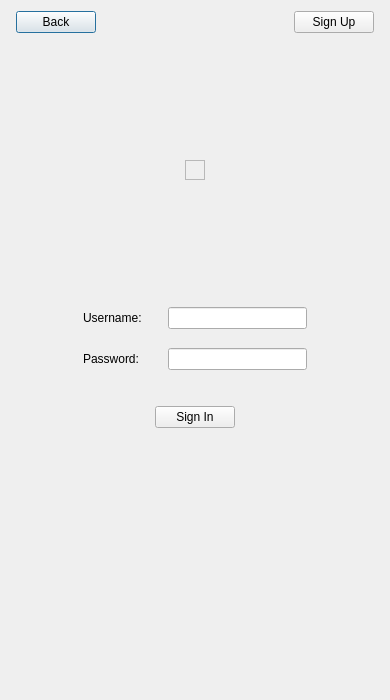
<?xml version="1.0" encoding="UTF-8"?>
<ui version="4.0">
 <class>LoginDialog</class>
 <widget class="QDialog" name="LoginDialog">
  <property name="geometry">
   <rect>
    <x>0</x>
    <y>0</y>
    <width>390</width>
    <height>700</height>
   </rect>
  </property>
  <property name="windowTitle">
   <string>Login</string>
  </property>
  <layout class="QGridLayout" name="gridLayout_3">
   <item row="0" column="0" colspan="5">
    <layout class="QHBoxLayout" name="horizontalLayout">
     <item>
      <spacer name="horizontalSpacer_10">
       <property name="orientation">
        <enum>Qt::Horizontal</enum>
       </property>
       <property name="sizeType">
        <enum>QSizePolicy::Preferred</enum>
       </property>
       <property name="sizeHint" stdset="0">
        <size>
         <width>5</width>
         <height>20</height>
        </size>
       </property>
      </spacer>
     </item>
     <item>
      <widget class="QPushButton" name="BackBtn">
       <property name="text">
        <string>Back</string>
       </property>
      </widget>
     </item>
     <item>
      <spacer name="horizontalSpacer_9">
       <property name="orientation">
        <enum>Qt::Horizontal</enum>
       </property>
       <property name="sizeType">
        <enum>QSizePolicy::Expanding</enum>
       </property>
       <property name="sizeHint" stdset="0">
        <size>
         <width>178</width>
         <height>20</height>
        </size>
       </property>
      </spacer>
     </item>
     <item>
      <widget class="QPushButton" name="SignUpBtn">
       <property name="text">
        <string>Sign Up</string>
       </property>
      </widget>
     </item>
     <item>
      <spacer name="horizontalSpacer_11">
       <property name="orientation">
        <enum>Qt::Horizontal</enum>
       </property>
       <property name="sizeType">
        <enum>QSizePolicy::Preferred</enum>
       </property>
       <property name="sizeHint" stdset="0">
        <size>
         <width>5</width>
         <height>20</height>
        </size>
       </property>
      </spacer>
     </item>
    </layout>
   </item>
   <item row="1" column="0" colspan="5">
    <layout class="QGridLayout" name="gridLayout_2">
     <item row="1" column="1">
      <widget class="QFrame" name="frame">
       <property name="frameShape">
        <enum>QFrame::StyledPanel</enum>
       </property>
       <property name="frameShadow">
        <enum>QFrame::Raised</enum>
       </property>
      </widget>
     </item>
     <item row="2" column="1">
      <spacer name="verticalSpacer_3">
       <property name="orientation">
        <enum>Qt::Vertical</enum>
       </property>
       <property name="sizeHint" stdset="0">
        <size>
         <width>20</width>
         <height>40</height>
        </size>
       </property>
      </spacer>
     </item>
     <item row="0" column="1">
      <spacer name="verticalSpacer_5">
       <property name="orientation">
        <enum>Qt::Vertical</enum>
       </property>
       <property name="sizeHint" stdset="0">
        <size>
         <width>20</width>
         <height>40</height>
        </size>
       </property>
      </spacer>
     </item>
     <item row="1" column="0">
      <spacer name="horizontalSpacer_5">
       <property name="orientation">
        <enum>Qt::Horizontal</enum>
       </property>
       <property name="sizeHint" stdset="0">
        <size>
         <width>40</width>
         <height>20</height>
        </size>
       </property>
      </spacer>
     </item>
     <item row="1" column="2">
      <spacer name="horizontalSpacer_6">
       <property name="orientation">
        <enum>Qt::Horizontal</enum>
       </property>
       <property name="sizeHint" stdset="0">
        <size>
         <width>40</width>
         <height>20</height>
        </size>
       </property>
      </spacer>
     </item>
    </layout>
   </item>
   <item row="2" column="0">
    <spacer name="horizontalSpacer_3">
     <property name="orientation">
      <enum>Qt::Horizontal</enum>
     </property>
     <property name="sizeType">
      <enum>QSizePolicy::Preferred</enum>
     </property>
     <property name="sizeHint" stdset="0">
      <size>
       <width>56</width>
       <height>20</height>
      </size>
     </property>
    </spacer>
   </item>
   <item row="2" column="1" colspan="3">
    <layout class="QGridLayout" name="gridLayout">
     <item row="0" column="0">
      <widget class="QLabel" name="label">
       <property name="text">
        <string>Username:</string>
       </property>
      </widget>
     </item>
     <item row="0" column="1">
      <spacer name="horizontalSpacer_2">
       <property name="orientation">
        <enum>Qt::Horizontal</enum>
       </property>
       <property name="sizeType">
        <enum>QSizePolicy::Preferred</enum>
       </property>
       <property name="sizeHint" stdset="0">
        <size>
         <width>20</width>
         <height>20</height>
        </size>
       </property>
      </spacer>
     </item>
     <item row="0" column="2">
      <widget class="QLineEdit" name="UsernameEdit"/>
     </item>
     <item row="1" column="1">
      <spacer name="verticalSpacer_2">
       <property name="orientation">
        <enum>Qt::Vertical</enum>
       </property>
       <property name="sizeType">
        <enum>QSizePolicy::Preferred</enum>
       </property>
       <property name="sizeHint" stdset="0">
        <size>
         <width>20</width>
         <height>13</height>
        </size>
       </property>
      </spacer>
     </item>
     <item row="2" column="0">
      <widget class="QLabel" name="label_2">
       <property name="text">
        <string>Password:</string>
       </property>
      </widget>
     </item>
     <item row="2" column="1">
      <spacer name="horizontalSpacer">
       <property name="orientation">
        <enum>Qt::Horizontal</enum>
       </property>
       <property name="sizeType">
        <enum>QSizePolicy::Preferred</enum>
       </property>
       <property name="sizeHint" stdset="0">
        <size>
         <width>20</width>
         <height>20</height>
        </size>
       </property>
      </spacer>
     </item>
     <item row="2" column="2">
      <widget class="QLineEdit" name="PasswordEdit"/>
     </item>
    </layout>
   </item>
   <item row="2" column="4">
    <spacer name="horizontalSpacer_4">
     <property name="orientation">
      <enum>Qt::Horizontal</enum>
     </property>
     <property name="sizeType">
      <enum>QSizePolicy::Preferred</enum>
     </property>
     <property name="sizeHint" stdset="0">
      <size>
       <width>55</width>
       <height>20</height>
      </size>
     </property>
    </spacer>
   </item>
   <item row="3" column="2">
    <spacer name="verticalSpacer">
     <property name="orientation">
      <enum>Qt::Vertical</enum>
     </property>
     <property name="sizeType">
      <enum>QSizePolicy::Preferred</enum>
     </property>
     <property name="sizeHint" stdset="0">
      <size>
       <width>20</width>
       <height>30</height>
      </size>
     </property>
    </spacer>
   </item>
   <item row="4" column="0" colspan="2">
    <spacer name="horizontalSpacer_7">
     <property name="orientation">
      <enum>Qt::Horizontal</enum>
     </property>
     <property name="sizeType">
      <enum>QSizePolicy::Preferred</enum>
     </property>
     <property name="sizeHint" stdset="0">
      <size>
       <width>134</width>
       <height>20</height>
      </size>
     </property>
    </spacer>
   </item>
   <item row="4" column="2">
    <widget class="QPushButton" name="SignInBtn">
     <property name="text">
      <string>Sign In</string>
     </property>
    </widget>
   </item>
   <item row="4" column="3" colspan="2">
    <spacer name="horizontalSpacer_12">
     <property name="orientation">
      <enum>Qt::Horizontal</enum>
     </property>
     <property name="sizeType">
      <enum>QSizePolicy::Preferred</enum>
     </property>
     <property name="sizeHint" stdset="0">
      <size>
       <width>134</width>
       <height>20</height>
      </size>
     </property>
    </spacer>
   </item>
   <item row="5" column="2">
    <spacer name="verticalSpacer_6">
     <property name="orientation">
      <enum>Qt::Vertical</enum>
     </property>
     <property name="sizeHint" stdset="0">
      <size>
       <width>20</width>
       <height>260</height>
      </size>
     </property>
    </spacer>
   </item>
  </layout>
 </widget>
 <resources/>
 <connections/>
</ui>
